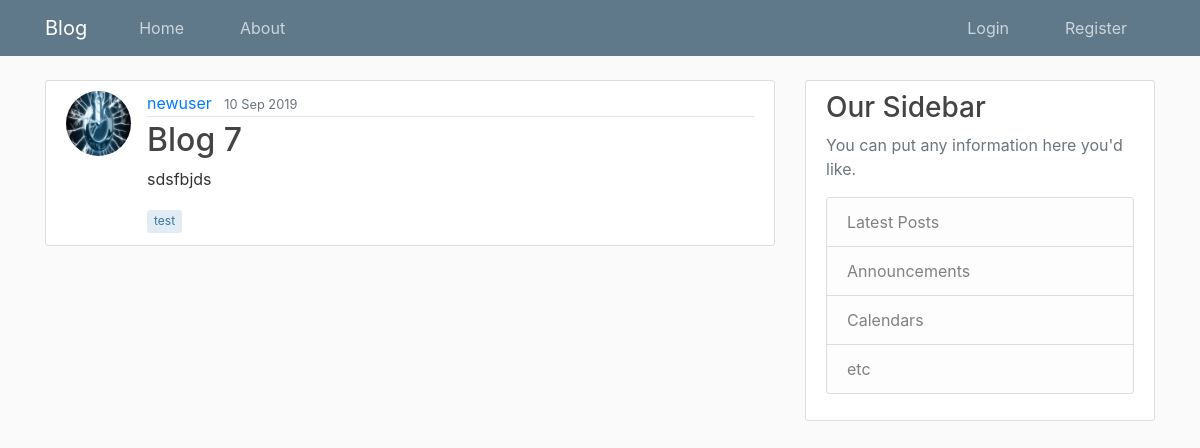
/blog/post/blog-7/, run on an earlier commit of the app's database.
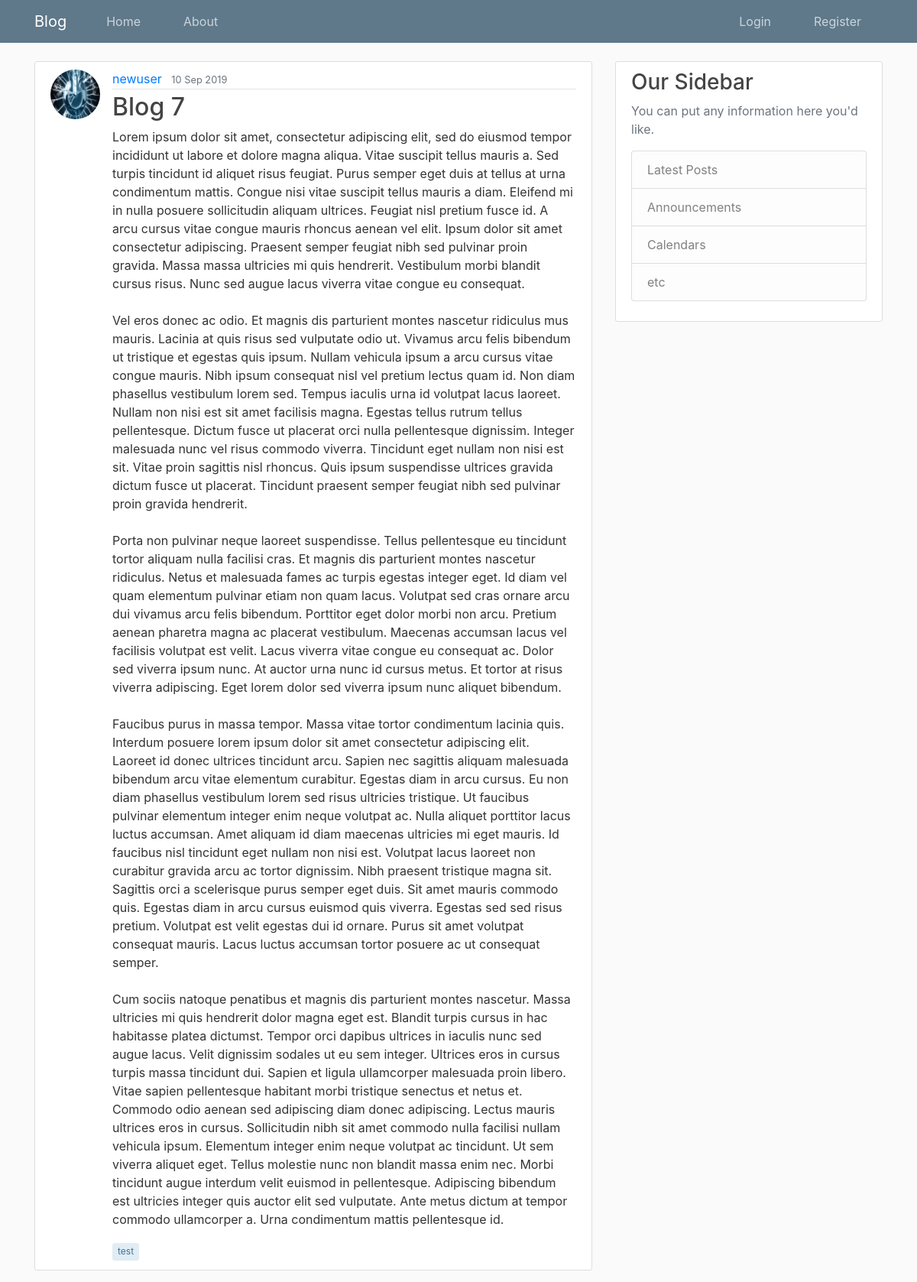
And on a later commit of the database.
### Blog/models.py (models this page shows, shortened)
class Post(models.Model):
    title = models.CharField(max_length=80, unique=True)
    slug = models.SlugField(default='', max_length=80)
    short_des = models.TextField(default='', max_length=500, blank=True)
    content = models.TextField()
    tags = models.CharField(max_length=80, default='', blank=True)
    date_posted = models.DateTimeField(default=timezone.now)
    last_updated = models.DateTimeField(auto_now=True)
    author = models.ForeignKey(User, null=True, on_delete=models.SET_NULL)
    publish = models.BooleanField(default=False)

### Users/models.py (models this page shows, shortened)
class Profile(models.Model):
    user = models.OneToOneField(User, on_delete=models.CASCADE)
    bio = models.CharField(null=True, max_length=140, blank=True)
    image = models.ImageField(default='default.jpg', upload_to='profile_pics', blank=True)
    public = models.BooleanField(default=False)
    website = models.CharField(null=True, blank=True, max_length=80)
    location = models.CharField(null=True, max_length=200, blank=True)
    join_date = models.DateTimeField(auto_now_add=True)

### Blog/views.py (the view)
# urls.py: path('post/<slug:slug>/', PostDetailView.as_view(), name='post-detail'),
class PostDetailView(DetailView):
    queryset = Post.objects.filter(publish=True)

### Blog/templates/Blog/post_detail.html (shortened to what this page needs)
{% extends "Blog/base.html" %}
{% block content %}
<article class="media content-section">
    <img class="rounded-circle article-img" src="{{ object.author.profile.image.url }}">
    <div class="media-body">
        <div class="article-metadata">
            <a class="mr-2" href="{% url 'Blog:user-posts' object.author.username %}">{{ object.author }}</a>
            <small class="text-muted">{{ object.date_posted|date:"j M Y" }}</small>
        </div>
        <h2 class="article-title">{{ object.title }}</a>
        </h2>
        <p class="article-content">{{ object.content }}</p>
        <p class="article-tags">{{ object.tags }}</p>
    </div>
</article>
{% endblock content %}

What changed in the data, as far as the page shows it:
changed Post "Blog 7": content "sdsfbjds" → "Lorem ipsum dolor sit amet, consectetur adipiscing elit, sed do eiusmod tempor incididunt ut labore et dolore magna aliqua. Vitae suscipit tellus mauris a. Sed turpis tincidunt id aliquet risus feugiat. Purus semper eget duis at tellus at urna condimentum mattis. Congue nisi vitae suscipit tellus mauris a diam. Eleifend mi in nulla posuere sollicitudin aliquam ultrices. Feugiat nisl pretium fusce id. A arcu cursus vitae congue mauris rhoncus aenean vel elit. Ipsum dolor sit amet consectetur adipiscing. Praesent semper feugiat nibh sed pulvinar proin gravida. Massa massa ultricies mi quis hendrerit. Vestibulum morbi blandit cursus risus. Nunc sed augue lacus viverra vitae congue eu…"
